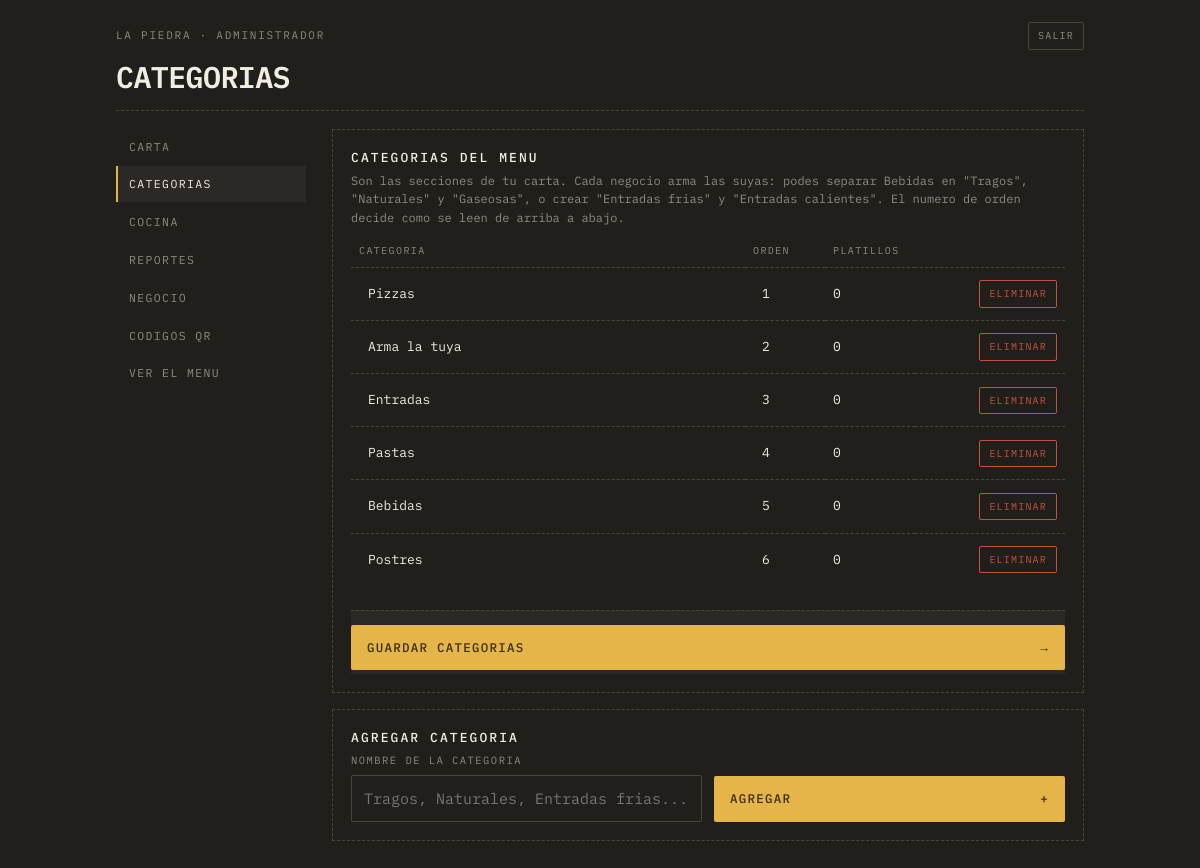
Page /admin/categoria.php (signed in) on the committed database.
### tables this page shows
CREATE TABLE negocios (
  id            INT AUTO_INCREMENT PRIMARY KEY,
  slug          VARCHAR(60)  NOT NULL UNIQUE,
  nombre        VARCHAR(120) NOT NULL,
  tagline       VARCHAR(180) DEFAULT NULL,
  whatsapp      VARCHAR(20)  NOT NULL,
  moneda        VARCHAR(5)   NOT NULL DEFAULT 'L',
  impuesto      DECIMAL(4,3) NOT NULL DEFAULT 0.150,
  tema          VARCHAR(30)  NOT NULL DEFAULT 'comanda',
  color_fondo   VARCHAR(9)   DEFAULT NULL,    
  color_acento  VARCHAR(9)   DEFAULT NULL,    
  activo        TINYINT(1)   NOT NULL DEFAULT 1,
  creado        TIMESTAMP    NOT NULL DEFAULT CURRENT_TIMESTAMP
);

CREATE TABLE categorias (
  id         INT AUTO_INCREMENT PRIMARY KEY,
  negocio_id INT NOT NULL,
  nombre     VARCHAR(80) NOT NULL,
  orden      INT NOT NULL DEFAULT 0,
  CONSTRAINT fk_categorias_negocio FOREIGN KEY (negocio_id)
    REFERENCES negocios(id) ON DELETE CASCADE
);

### app/util.php (called while the page is built, shortened)
<?php
function e($texto): string
{
    return htmlspecialchars((string) $texto, ENT_QUOTES | ENT_SUBSTITUTE, 'UTF-8');
}
function url(string $ruta = ''): string
{
    return rtrim(BASE_URL, '/') . '/' . ltrim($ruta, '/');
}

### app/db.php (called while the page is built, shortened)
<?php
function db(): PDO
{
    static $pdo = null;
    if ($pdo === null) {
        $dsn = 'mysql:host=' . DB_HOST . ';dbname=' . DB_NOMBRE . ';charset=utf8mb4';
        try {
            $pdo = new PDO($dsn, DB_USUARIO, DB_CLAVE, [
                PDO::ATTR_ERRMODE            => PDO::ERRMODE_EXCEPTION,
                PDO::ATTR_DEFAULT_FETCH_MODE => PDO::FETCH_ASSOC,
                PDO::ATTR_EMULATE_PREPARES   => false,
            ]);
        } catch (PDOException $e) {
            http_response_code(500);
            if (MOSTRAR_ERRORES) {
                exit('No se pudo conectar a la base de datos: ' . $e->getMessage());
            }
            exit('No se pudo conectar a la base de datos.');
        }
    }
    return $pdo;
}
function consulta(string $sql, array $params = []): PDOStatement
{
    $st = db()->prepare($sql);
    $st->execute($params);
    return $st;
}
function una(string $sql, array $params = []): ?array
{
    $fila = consulta($sql, $params)->fetch();
    return $fila === false ? null : $fila;
}
function todas(string $sql, array $params = []): array
{
    return consulta($sql, $params)->fetchAll();
}

### app/repo.php (called while the page is built, shortened)
<?php
require_once __DIR__ . '/db.php';
require_once __DIR__ . '/util.php';
function negocio_por_id(int $id): ?array
{
    return una('SELECT * FROM negocios WHERE id = ?', [$id]);
}

### app/auth.php (called while the page is built, shortened)
<?php
require_once __DIR__ . '/db.php';
require_once __DIR__ . '/util.php';
function usuario(): ?array
{
    return $_SESSION['usuario'] ?? null;
}
function requiere_sesion(): array
{
    $u = usuario();
    return $u;
}
function requiere_dueno(): array
{
    $u = requiere_sesion();
    return $u;
}

### admin/categoria.php (the view, shortened to what this page needs)
<?php
require_once __DIR__ . '/comun.php';
$u = requiere_dueno();
$negocio = negocio_por_id((int) $u['negocio_id']);
$negocioId = (int) $negocio['id'];
$cats = todas(
    'SELECT c.*,
            (SELECT COUNT(*) FROM productos p WHERE p.categoria_id = c.id) AS platillos
       FROM categorias c
      WHERE c.negocio_id = ?
      ORDER BY c.orden, c.nombre',
    [$negocioId]
);
cabecera_panel('Categorias', 'categorias', $negocio);
?>
<div class="bloque">
  <h2>Categorias del menu</h2>
  <p class="ayuda">
    Son las secciones de tu carta. Cada negocio arma las suyas: podes separar
    Bebidas en "Tragos", "Naturales" y "Gaseosas", o crear "Entradas frias" y
    "Entradas calientes". El numero de orden decide como se leen de arriba a abajo.
  </p>
  <form method="post">
    <table class="tabla">
      <thead>
        <tr><th>Categoria</th><th style="width:80px">Orden</th><th style="width:90px">Platillos</th><th></th></tr>
      </thead>
      <tbody>
      <?php foreach ($cats as $c): ?>
        <tr>
          <td>
            <input name="nombre[]" value="<?= e($c['nombre']) ?>" maxlength="80">
          </td>
          <td><input name="orden[]" type="number" min="0" step="1" value="<?= (int) $c['orden'] ?>"></td>
          <td><?= (int) $c['platillos'] ?></td>
          <td class="ancho-acciones">
            <button class="mini mini--peligro" type="submit" form="del<?= (int) $c['id'] ?>"
                    onclick="return confirm('¿Eliminar la categoria <?= e($c['nombre']) ?>?')">
              Eliminar
            </button>
          </td>
        </tr>
      <?php endforeach; ?>
      </tbody>
    </table>
    <?php if ($cats): ?>
      <div class="pie" style="border-top:1px dashed var(--linea)">
        <button class="accion" type="submit"><span>Guardar categorias</span><span>&rarr;</span></button>
      </div>
    <?php endif; ?>
  </form>
</div>
<div class="bloque">
  <h2>Agregar categoria</h2>
  <form method="post">
    <div class="dos">
      <div class="campo" style="margin-top:0">
        <label class="campo__rotulo" for="nueva">Nombre de la categoria</label>
        <input id="nueva" name="nombre" maxlength="80" placeholder="Tragos, Naturales, Entradas frias...">
      </div>
      <div style="display:flex;align-items:flex-end">
        <button class="accion" type="submit" style="width:100%"><span>Agregar</span><span>+</span></button>
      </div>
    </div>
  </form>
</div>
<?php pie_panel(); ?>

### admin/comun.php (shortened to what this page needs)
<?php
require_once __DIR__ . '/../app/auth.php';
require_once __DIR__ . '/../app/repo.php';
function cabecera_panel(string $titulo, string $activo, array $negocio): void
{
    $u = usuario();
    $paginas = [
        'carta'      => ['Carta', 'index.php'],
        'categorias' => ['Categorias', 'categoria.php'],
        'cocina'     => ['Cocina', 'cocina.php'],
        'reportes'   => ['Reportes', 'reporte.php'],
        'negocio'    => ['Negocio', 'negocio.php'],
        'qr'         => ['Codigos QR', 'qr.php'],
    ];
    ?>
<!DOCTYPE html>
<html lang="es">
<head>
<link rel="stylesheet" href="<?= url('assets/css/comanda.css') ?>">
</head>
<body>
<main class="envoltura" style="padding-bottom:60px">
  <header class="cabecera">
    <div class="cabecera__meta">
      <span class="rotulo"><?= e($negocio['nombre']) ?> · <?= e($u['nombre']) ?></span>
      <a class="mini" href="<?= url('admin/salir.php') ?>">Salir</a>
    </div>
    <h1 class="cabecera__nombre" style="font-size:30px"><?= e($titulo) ?></h1>
  </header>
  <hr class="raya">
  <div class="panel">
    <nav class="menu-lateral">
      <?php foreach ($paginas as $clave => $p): ?>
        <a href="<?= url('admin/' . $p[1]) ?>"<?= $clave === $activo ? ' aria-current="page"' : '' ?>><?= e($p[0]) ?></a>
      <?php endforeach; ?>
      <a href="<?= url('index.php?r=' . urlencode($negocio['slug'])) ?>" target="_blank" rel="noopener">Ver el menu</a>
    </nav>
    <div>
    <?php
}
function pie_panel(): void
{
    ?>
    </div>
  </div>
</main>
</body>
</html>
    <?php
}

### assets/css/comanda.css (style rules this page uses)
:root { --fondo: #211F1C; --fondo2: #2B2825; --fondo3: #35312C; --linea: #4A453D; --tinta: #F2EDE2; --suave: #908A7F; --ambar: #E5B54A; --ambar-hondo: #3A2E10; --rojo: #C7523C; --papel: #EFE7D6; --papel-tinta: #211D17; --papel-suave: #6E6455; --mono: "IBM Plex Mono", ui-monospace, "Courier New", monospace; --r: 2px; --ancho: 640px; }
* { box-sizing: border-box; }
html, body { margin: 0; padding: 0; background: var(--fondo); color: var(--tinta); font-family: var(--mono); font-size: 15px; line-height: 1.55; -webkit-font-smoothing: antialiased; }
button, input, select, textarea { font: inherit; color: inherit; }
button { background: none; border: 0; cursor: pointer; padding: 0; }
a { color: var(--ambar); }
.envoltura { max-width: var(--ancho); margin: 0 auto; padding: 0 16px 130px; }
.rotulo { font-size: 11px; letter-spacing: .16em; text-transform: uppercase; color: var(--suave); }
.raya { border: 0; border-top: 1px dashed var(--linea); margin: 18px 0; }
.cabecera { padding: 22px 0 0; }
.cabecera__meta { display: flex; justify-content: space-between; align-items: center; gap: 12px; }
.cabecera__nombre { font-size: clamp(26px, 8vw, 38px); font-weight: 600; letter-spacing: -.02em; text-transform: uppercase; margin: 12px 0 4px; line-height: 1; }
.campo { margin-top: 18px; }
.campo__rotulo { display: block; font-size: 10.5px; letter-spacing: .14em; text-transform: uppercase; color: var(--suave); margin-bottom: 6px; }
.campo input, .campo select, .campo textarea { width: 100%; padding: 11px 12px; background: var(--fondo); border: 1px solid var(--linea); border-radius: var(--r); color: var(--tinta); }
.dos { display: grid; grid-template-columns: 1fr 1fr; gap: 12px; }
.pie { position: sticky; bottom: 0; background: var(--fondo2); border-top: 1px dashed var(--linea); padding: 14px 0 4px; margin-top: 24px; display: flex; gap: 10px; align-items: center; }
.accion { flex: 1; background: var(--ambar); color: var(--ambar-hondo); padding: 13px 16px; border-radius: var(--r); display: flex; justify-content: space-between; gap: 10px; font-size: 12.5px; letter-spacing: .1em; text-transform: uppercase; font-weight: 500; }
.panel { display: grid; grid-template-columns: 190px 1fr; gap: 26px; align-items: start; }
.menu-lateral { position: sticky; top: 16px; display: grid; gap: 2px; }
.menu-lateral a { padding: 9px 11px; font-size: 11.5px; letter-spacing: .12em; text-transform: uppercase; color: var(--suave); text-decoration: none; border-left: 2px solid transparent; }
.menu-lateral a[aria-current="page"] { color: var(--tinta); border-left-color: var(--ambar); background: var(--fondo2); }
.bloque { border: 1px dashed var(--linea); padding: 18px; margin-bottom: 16px; }
.bloque h2 { font-size: 13px; letter-spacing: .16em; text-transform: uppercase; margin: 0 0 4px; font-weight: 500; }
.bloque p.ayuda { font-size: 12px; color: var(--suave); margin: 0 0 16px; line-height: 1.55; }
.tabla { width: 100%; border-collapse: collapse; font-size: 13px; }
.tabla th { text-align: left; font-size: 10px; letter-spacing: .14em; text-transform: uppercase; color: var(--suave); font-weight: 400; padding: 0 8px 8px; }
.tabla td { padding: 8px; border-top: 1px dashed var(--linea); vertical-align: middle; }
.tabla input, .tabla select { width: 100%; background: var(--fondo); border: 1px solid transparent; color: var(--tinta); padding: 7px 8px; border-radius: var(--r); font-size: 13px; }
.ancho-acciones { width: 150px; text-align: right; white-space: nowrap; }
.mini { font-size: 10px; letter-spacing: .12em; text-transform: uppercase; border: 1px solid var(--linea); padding: 5px 9px; border-radius: var(--r); color: var(--suave); text-decoration: none; display: inline-block; }
.mini--peligro { border-color: var(--rojo); color: var(--rojo); }

### admin/comun.php (style rules this page uses)
:root { --ancho: 1000px; }

### rows in the picture
negocios: nombre "LA PIEDRA"
categorias: nombre "Pizzas", orden "1", platillos "0"
categorias: nombre "Arma la tuya", orden "2", platillos "0"
categorias: nombre "Entradas", orden "3", platillos "0"
categorias: nombre "Pastas", orden "4", platillos "0"
categorias: nombre "Bebidas", orden "5", platillos "0"
categorias: nombre "Postres", orden "6", platillos "0"

### other values in the picture
$u['nombre'] "ADMINISTRADOR"
$titulo "CATEGORIAS"
$p[0] "CARTA"
$p[0] "CATEGORIAS"
$p[0] "COCINA"
$p[0] "REPORTES"
$p[0] "NEGOCIO"
$p[0] "CODIGOS QR"
